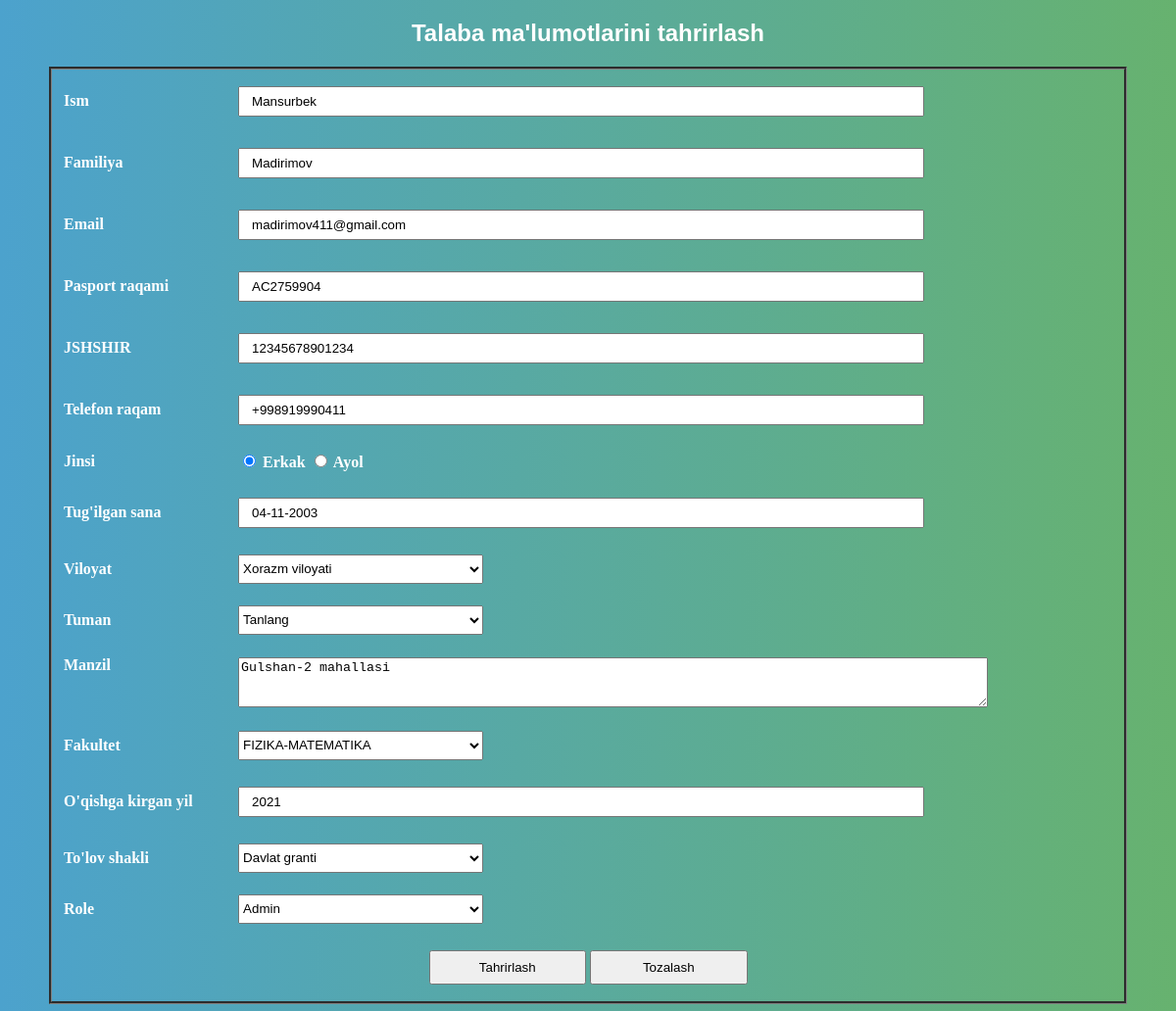
Page /add.student.php?id=12 on the committed database.
### tables this page shows
CREATE TABLE `student` (
  `telefon_raqam` varchar(20) NOT NULL,
  `id` bigint(20) NOT NULL,
  `ism` varchar(50) DEFAULT NULL,
  `familiya` varchar(50) DEFAULT NULL,
  `login` varchar(50) DEFAULT NULL,
  `parol` varchar(50) DEFAULT NULL,
  `tugilgan_sana` varchar(10) DEFAULT NULL,
  `email` varchar(100) DEFAULT NULL,
  `fakultet_id` int(11) DEFAULT NULL,
  `oqishga_kirgan_yili` varchar(10) DEFAULT NULL,
  `tolov_shakli` varchar(20) DEFAULT NULL,
  `pasport_raqami` varchar(9) DEFAULT NULL,
  `jshshir` varchar(14) DEFAULT NULL,
  `jinsi` varchar(5) DEFAULT NULL,
  `viloyat_id` int(11) DEFAULT NULL,
  `tuman_id` int(11) DEFAULT NULL,
  `manzil` varchar(50) DEFAULT NULL,
  `role` varchar(10) DEFAULT NULL
);

### add.student.php (the view, shortened to what this page needs)
<html>
<head>
</head>
<body>
    <?php
    if (isset($_GET['id'])) {
        include('./db.config.php');
        try {
            $studentId = $_GET['id'];
            $sql = "SELECT * FROM student WHERE id = $studentId";
            $stmt = $connection->query($sql);
            while ($row = $stmt->fetch()) {
                $telefon_raqam = $row["telefon_raqam"];
                $ism = $row["ism"];
                $familiya = $row["familiya"];
                $tugilgan_sana = $row["tugilgan_sana"];
                $email = $row["email"];
                $fakultet = intval($row["fakultet_id"]);
                $oqishga_kirgan_yil = $row["oqishga_kirgan_yili"];
                $tolov_shakli = $row["tolov_shakli"];
                $pasport_raqami = $row["pasport_raqami"];
                $jshshir = $row["jshshir"];
                $jinsi = $row["jinsi"];
                $viloyat = intval($row["viloyat_id"]);
                $manzil = $row["manzil"];
                $role = $row["role"];
            }
            $glavniy = 'Talaba ma\'lumotlarini tahrirlash';
            $btn = 'Tahrirlash';
        } catch (Exception $e) {
            echo "Xatolik:" + $e->getMessage();
        }
    }
    ?>
    <h2>
        <?php echo $glavniy; ?>
        <form method="post" action="database.add.php">
            <table align="center" cellpadding="10">
                <tr>
                    <td>Ism</td>
                    <td><input type="text" name="ism" maxlength="50" placeholder="Mansurbek"
                            value="<?php echo $ism; ?>" />
                    </td>
                </tr>
                <tr>
                    <td>Familiya</td>
                    <td><input type="text" name="familiya" maxlength="50" placeholder="Madirimov"
                            value="<?php echo $familiya; ?>" />
                    </td>
                </tr>
                <tr>
                    <td>Email</td>
                    <td><input type="email" name="email" maxlength="100" placeholder="madirimov@gmail.com"
                            value="<?php echo $email; ?>" /></td>
                </tr>
                <tr>
                    <td>Pasport raqami</td>
                    <td><input type="text" name="pasport_raqami" maxlength="100" placeholder="AA1234567"
                            value="<?php echo $pasport_raqami; ?>" /></td>
                </tr>
                <tr>
                    <td>JSHSHIR</td>
                    <td>
                        <input type="text" name="jshshir" maxlength="14" placeholder="12345678901234"
                            value="<?php echo $jshshir; ?>" />
                    </td>
                </tr>
                <tr>
                    <td>Telefon raqam</td>
                    <td>
                        <input type="text" name="telefon_raqam" maxlength="13" placeholder="+998xxxxxxxxx"
                            value="<?php echo $telefon_raqam; ?>">
                    </td>
                </tr>
                <tr>
                    <td>Jinsi</td>
                    <td>
                        <input type="radio" name="jinsi" value="Erkak" <?php echo ($jinsi == 'Erkak') ? 'checked' : ''; ?>>
                        Erkak
                        <input type="radio" name="jinsi" value="Ayol" <?php echo ($jinsi == 'Ayol') ? 'checked' : ''; ?>>
                        Ayol
                    </td>
                </tr>
                <tr>
                    <td>Tug'ilgan sana</td>
                    <td>
                        <input type="text" name="tugilgan_sana" maxlength="10" placeholder="04-11-2003(KK-OO-YYYY)"
                            value="<?php echo $tugilgan_sana; ?>" />
                    </td>
                </tr>
                <tr>
                    <td>Viloyat</td>
                    <td>
                        <select name="viloyat" id="viloyat" value="" onchange="getTumanlar()">
                            <?php
                            include('./db.config.php');
                            try {
                                $sql = "SELECT * FROM viloyat";
                                $stmt = $connection->query($sql);
                                while ($row = $stmt->fetch()) {
                                    $res = ($row["id"] == $viloyat) ? "selected" : "";
                                    echo '<option value=' . $row["id"] . ' ' . $res . '>
                                    ' . $row["nomi"] . '</option>';
                                }
                            } catch (Exception $e) {
                                echo "Xatolik:" + $e->getMessage();
                            }
                            ?>
                        </select>
                    </td>
                </tr>
                <tr>
                    <td>Tuman</td>
                    <td>
                        <select name="tuman" id="tuman">
                            <option value="-1">Tanlang</option>
                        </select>
                    </td>
                </tr>
                <tr>
                    <td>Manzil<br /><br /><br /></td>
                    <td><textarea name="manzil" rows="3" cols="93"><?php echo $manzil; ?></textarea></td>
                </tr>
                <tr>
                    <td>Fakultet</td>
                    <td>
                        <select name="fakultet" id="fakultet">
                            <?php
                            include('./db.config.php');
                            try {
                                $sql = "SELECT * FROM fakultet";
                                $stmt = $connection->query($sql);
                                while ($row = $stmt->fetch()) {
                                    $res = ($row["id"] == $fakultet) ? "selected" : "";
                                    echo '<option value=' . $row["id"] . ' ' . $res . '>
                                    ' . $row["nomi"] . '</option>';
                                }
                            } catch (Exception $e) {
                                echo "Xatolik:" + $e->getMessage();
                            }
                            ?>
                        </select>
                    </td>
                </tr>
                <tr>
                    <td>O'qishga kirgan yil</td>
                    <td>
                        <input type="text" name="oqishga_kirgan_yil" maxlength="4" placeholder="2021"
                            value="<?php echo $oqishga_kirgan_yil; ?>" />
                    </td>
                </tr>
                <tr>
                    <td>To'lov shakli</td>
                    <td>
                        <select name="tolov_shakli" id="tolov_shakli">
                            <option value="Davlat granti" <?php echo ($tolov_shakli == 'Davlat granti') ? ' selected' : ''; ?>>Davlat granti</option>
                        </select>
                    </td>
                </tr>
                <tr>
                    <td>Role</td>
                    <td>
                        <select name="role" id="role">
                            <option value="admin" <?php echo ($role == 'admin') ? ' selected' : ''; ?>>Admin</option>
                        </select>
                    </td>
                </tr>
                <tr>
                    <td colspan="2" align="center">
                        <input type="submit" name="submit" value="<?php echo $btn ?>">
                        <input type="reset" value="Tozalash">
                    </td>
                </tr>
            </table>
        </form>
</body>
</html>

### add.student.php (style rules this page uses)
h2 { font-family: Sans-serif; font-size: 24px; margin-top: 20px; font-style: normal; font-weight: bold; color: white; text-align: center; }
table { width: 1100; font-family: verdana; color: white; font-size: 16px; font-style: normal; font-weight: bold; border-style: groove; }
table select { width: 250px; height: 30px; }
body { background: -webkit-linear-gradient(to right, #4ca2cd, #67B26F); background: linear-gradient(to right, #4ca2cd, #67B26F); }
input[type=text], input[type=email], input[type=number] { width: 700px; padding: 6px 12px; margin: 5px 0; box-sizing: border-box; }
input[type=submit], input[type=reset] { width: 15%; padding: 8px 12px; margin: 5px 0; box-sizing: border-box; }

### rows in the picture
student: ism "Mansurbek", familiya "Madirimov", email "madirimov411@gmail.com", pasport_raqami "AC2759904", jshshir "12345678901234", telefon_raqam "+998919990411", jinsi "☑", tugilgan_sana "04-11-2003", manzil "Gulshan-2 mahallasi", oqishga_kirgan_yil "2021", tolov_shakli "Davlat granti", role "Admin"

### other values in the picture
$glavniy "Talaba ma'lumotlarini tahrirlash"
form field viloyat "Xorazm viloyati"
form field fakultet "FIZIKA-MATEMATIKA"
